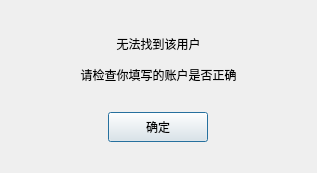
<?xml version="1.0" encoding="UTF-8"?>
<ui version="4.0">
 <class>FindFailDlg</class>
 <widget class="QDialog" name="FindFailDlg">
  <property name="geometry">
   <rect>
    <x>0</x>
    <y>0</y>
    <width>317</width>
    <height>173</height>
   </rect>
  </property>
  <property name="windowTitle">
   <string>Dialog</string>
  </property>
  <layout class="QVBoxLayout" name="verticalLayout">
   <item>
    <spacer name="verticalSpacer">
     <property name="orientation">
      <enum>Qt::Orientation::Vertical</enum>
     </property>
     <property name="sizeType">
      <enum>QSizePolicy::Policy::Fixed</enum>
     </property>
     <property name="sizeHint" stdset="0">
      <size>
       <width>20</width>
       <height>20</height>
      </size>
     </property>
    </spacer>
   </item>
   <item>
    <widget class="QLabel" name="fail_tip">
     <property name="minimumSize">
      <size>
       <width>0</width>
       <height>25</height>
      </size>
     </property>
     <property name="maximumSize">
      <size>
       <width>16777215</width>
       <height>25</height>
      </size>
     </property>
     <property name="text">
      <string>无法找到该用户</string>
     </property>
     <property name="alignment">
      <set>Qt::AlignmentFlag::AlignCenter</set>
     </property>
    </widget>
   </item>
   <item>
    <widget class="QLabel" name="fail_tip2">
     <property name="minimumSize">
      <size>
       <width>0</width>
       <height>25</height>
      </size>
     </property>
     <property name="maximumSize">
      <size>
       <width>16777215</width>
       <height>25</height>
      </size>
     </property>
     <property name="text">
      <string>请检查你填写的账户是否正确</string>
     </property>
     <property name="alignment">
      <set>Qt::AlignmentFlag::AlignCenter</set>
     </property>
    </widget>
   </item>
   <item>
    <widget class="QWidget" name="widget" native="true">
     <layout class="QHBoxLayout" name="horizontalLayout">
      <item>
       <widget class="ClickedBtn" name="fail_sure_btn">
        <property name="minimumSize">
         <size>
          <width>100</width>
          <height>30</height>
         </size>
        </property>
        <property name="maximumSize">
         <size>
          <width>100</width>
          <height>30</height>
         </size>
        </property>
        <property name="text">
         <string>确定</string>
        </property>
       </widget>
      </item>
     </layout>
    </widget>
   </item>
  </layout>
 </widget>
 <customwidgets>
  <customwidget>
   <class>ClickedBtn</class>
   <extends>QPushButton</extends>
   <header location="global">clickedbtn.h</header>
  </customwidget>
 </customwidgets>
 <resources/>
 <connections/>
</ui>
